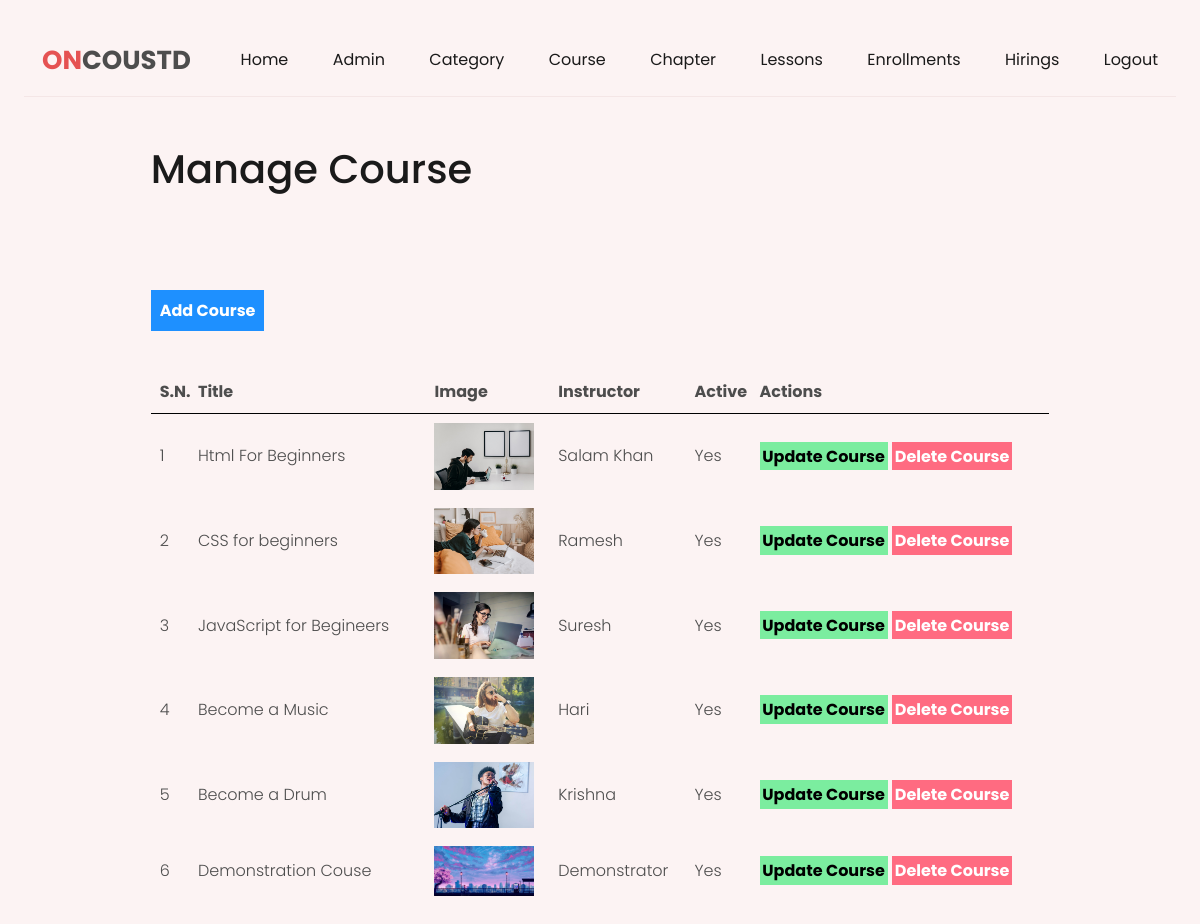
The page /admin/manage-course.php (signed in) on the database its author committed.
### tables this page shows
CREATE TABLE `tbl_course` (
  `id` int(11) NOT NULL,
  `category_id` int(11) NOT NULL,
  `image` varchar(200) NOT NULL,
  `title` varchar(200) NOT NULL,
  `instructor` varchar(200) NOT NULL,
  `active` varchar(100) NOT NULL
);

### admin/manage-course.php (the view, shortened to what this page needs)
<?php
include('admin-partials/header.php');
?>
<div class="main-content">
	<div class="wrapper">
		<h1>Manage Course</h1>
		<br><br>
<br><br>
			<a href="<?php echo SITEURL;?>admin/add-course.php" class="btn-primary">Add Course</a>
			<br>
			<br>
			<br>
			<table class="tbl-full">
				<tr>
					<th>S.N.</th>
					<th>Title</th>
					<th>Image</th>
					<th>Instructor</th>
					<th>Active</th>
					<th>Actions</th>
				</tr>
				<?php
					$sql = "SELECT * FROM tbl_course";
					$res = mysqli_query($conn,$sql);
					$count = mysqli_num_rows($res);
					$sn = 1;
					if ($count>0)
					{
						while ($row = mysqli_fetch_assoc($res))
						{
							$id = $row['id'];
							$title = $row['title'];
							$image_name = $row['image'];
							$instructor = $row['instructor'];
							$active = $row['active'];
							?>
							<tr>
								<td><?php echo $sn++; ?></td>
								<td><?php echo $title; ?></td>
								<td>
									<?php
								if($image_name !="")
								{
									?>
									<img src="<?php echo SITEURL; ?>img/admin/course/<?php echo $image_name;  ?>" width="100px">
									<?php
								}
								else
								{
									echo "<div class='error'>Image not added.</div>";
								}
								?>
							</td>
                            <td><?php echo $instructor; ?></td>
							<td><?php echo $active; ?></td>
								<td>
									<a href="<?php echo SITEURL; ?>admin/update-course.php?id=<?php echo $id; ?>" class="btn-secondary">Update Course</a>
									<a href="<?php echo SITEURL; ?>admin/delete-course.php?id=<?php echo $id; ?>&image_name=<?php echo $image_name; ?>" class="btn-danger">Delete Course</a>
								</td>
							</tr>
							<?php
						}
					}
					else
					{
						echo "<tr><td colspan='7' class='error'>course not added yet.</td></tr>";
					}
				?>
			</table>
	</div>
</div>

### css/admin.css (style rules this page uses)
:root { --orange: hsl(36, 80%, 50%); --white: hsl(0, 0%, 100%); --WHITE: hsl(0, 0%, 100%); --BLACK: hsl(0, 0%, 0%); --black-90: hsl(0, 0%, 10%); --black-70: hsl(0, 0%, 30%); --black-alpha-40: hsl(0, 0%, 0%, 0.4); --yellow-light: hsl(44, 95%, 83%); --green-light: hsl(158, 68%, 75%); --red-light: hsl(0, 84%, 80%); --orange-light: hsl(22, 85%, 80%); --select-box-bg-color: hsl(0, 0%, 100%); --border-color-1: hsl(0, 0%, 90%); }
body { background-color: var(--body-bg-color); font-family: 'Poppins', sans-serif; font-size: 16px; font-weight: 300; color: var(--black-70); min-height: 100vh; overflow-x: hidden; }
a { color: var(--main-color); text-decoration: none; }
img { max-width:100%; }
h1,h2,h3,h4,h5 { color: var(--black-90); line-height: 1.3; }
.wrapper { width: 80%; margin: 0 auto; padding: 1%; }
.tbl-full { width: 100%; }
table tr th { border-bottom: 1px solid black; padding: 1%; text-align: left; }
table tr td { padding: 1%; }
.btn-primary { background-color: #1e90ff; padding: 1%; color: white; text-decoration: none; font-weight: bold; }
.btn-secondary { background-color: #7bed9f; padding: 1%; color: black; text-decoration: none; font-weight: bold; }
.btn-danger { background-color: #ff6b81; padding: 1%; color: white; text-decoration: none; font-weight: bold; }
.main-content { padding: 3% 0; }

### css/colors/color-1.css (style rules this page uses)
:root { --hue-value-1:0; --hue-value-2:230; --main-color: hsl(var(--hue-value-1),74%, 61%); --button-hover-color: hsl(var(--hue-value-1), 57%, 53%); --body-bg-color:hsl(var(--hue-value-1), 63%, 97%); --border-color-2:hsl(var(--hue-value-1), 40%,93%); --shadow: 0 0 10px hsl(var(--hue-value-1), 40% , 90%); --body-gradient-bg-color-1: hsla(var(--hue-value-1), 100%, 50%,0.2); --body-gradient-bg-color-2: hsla(var(--hue-value-2), 100%, 50%,0.2); --decoration-bg-color-1: hsl(var(--hue-value-1), 100%, 70%); --decoration-bg-color-2: hsl(var(--hue-value-2), 100%, 70%); }

### rows shown on the page
tbl_course: title "Html For Beginners", image (picture), instructor "Salam Khan", active "Yes"
tbl_course: title "CSS for beginners", image (picture), instructor "Ramesh", active "Yes"
tbl_course: title "JavaScript for Begineers", image (picture), instructor "Suresh", active "Yes"
tbl_course: title "Become a Music", image (picture), instructor "Hari", active "Yes"
tbl_course: title "Become a Drum", image (picture), instructor "Krishna", active "Yes"
tbl_course: title "Demonstration Couse", image (picture), instructor "Demonstrator", active "Yes"
